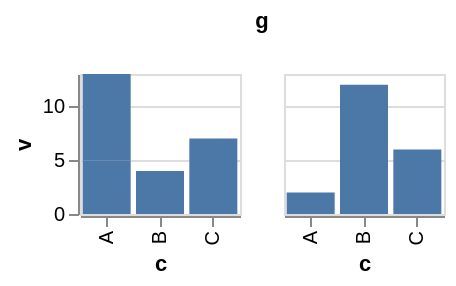

This figure's Vega-Lite source:
### Vega-Lite specification from a JSON file in a GitHub repository (floating-point values rounded to 4 significant figures)
{"$schema": "https://vega.github.io/schema/vega-lite/v6.json", "padding": 5, "autosize": "pad", "data": {"name": "table", "values": [{"c": "A", "g": "p", "x": 1, "y": 2, "v": 5, "t": "2024-01-15", "o": {"v": 3}, "IMDB Rating": 6.1, "d": "x1"}, {"c": "B", "g": "q", "x": 2, "y": 4, "v": 9, "t": "2024-02-20", "o": {"v": 7}, "IMDB Rating": 7.4, "d": "x2"}, {"c": "A", "g": "q", "x": 3, "y": 3, "v": 2, "t": "2024-03-05", "o": {"v": 1}, "IMDB Rating": 5.2, "d": "x1"}, {"c": "C", "g": "p", "x": 4, "y": 6, "v": 7, "t": "2024-05-30", "o": {"v": 4}, "IMDB Rating": 8.8, "d": "x3"}, {"c": "B", "g": "p", "x": 5, "y": 5, "v": 4, "t": "2024-07-11", "o": {"v": 9}, "IMDB Rating": 6.9, "d": "x2"}, {"c": "C", "g": "q", "x": 6, "y": 8, "v": 6, "t": "2024-09-02", "o": {"v": 2}, "IMDB Rating": 7.7, "d": "x3"}, {"c": "A", "g": "p", "x": 7, "y": 7, "v": 8, "t": "2024-11-25", "o": {"v": 5}, "IMDB Rating": 4.4, "d": "x1"}, {"c": "B", "g": "q", "x": 8, "y": 9, "v": 3, "t": "2024-12-31", "o": {"v": 8}, "IMDB Rating": 9.1, "d": "x2"}]}, "mark": "bar", "width": 80, "height": 70, "encoding": {"x": {"field": "c", "type": "nominal"}, "y": {"field": "v", "type": "quantitative"}, "column": {"field": "g", "type": "nominal", "header": {"labels": false}}}}
